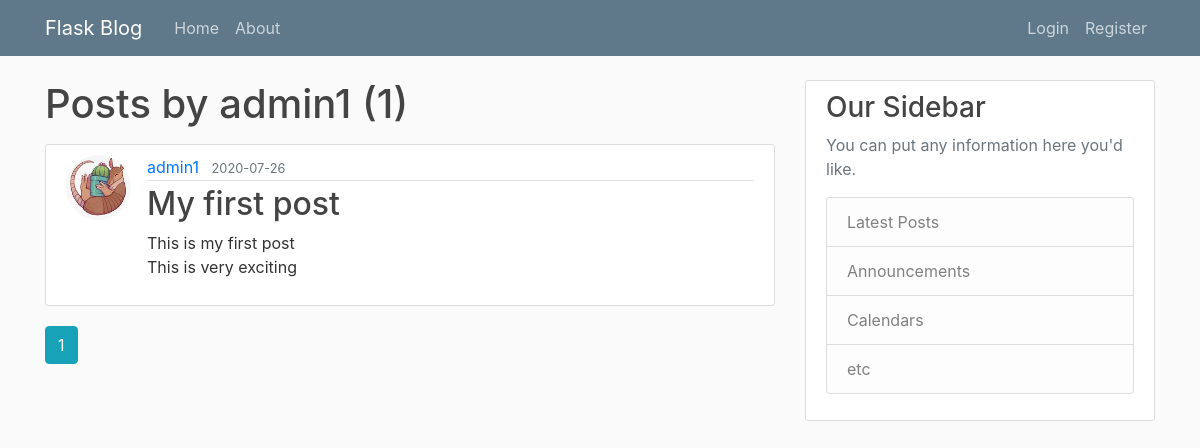
Screenshot of /user/admin1 with the database file from the repository.
### flaskblog/models.py (models this page shows, shortened)
class User(db.Model, UserMixin):
    id = db.Column(db.Integer, primary_key=True, nullable=False)
    username = db.Column(db.String(20), unique=True, nullable=False)
    email = db.Column(db.String(120), unique=True, nullable=False)
    image_file = db.Column(db.String(20), nullable=False, default='default.jpg')
    password = db.Column(db.String(60), nullable=False)
    posts = db.relationship('Post', backref='author', lazy=True)

class Post(db.Model):
    id = db.Column(db.Integer, primary_key=True, nullable=False)
    title = db.Column(db.String(100), nullable=False)
    date_posted = db.Column(db.DateTime, nullable=False, default=datetime.utcnow)
    content = db.Column(db.Text, nullable=False)
    user_id = db.Column(db.Integer, db.ForeignKey('user.id'), nullable=False)

### flaskblog/users/routes.py (the view)
@users.route("/user/<string:username>")
def user_posts(username):
    page = request.args.get('page', 1, type=int)
    user = User.query.filter_by(username=username).first_or_404()
    posts = Post.query.filter_by(author=user)\
        .order_by(Post.date_posted.desc())\
        .paginate(page=page, per_page=5)
    return render_template("user_posts.html", posts=posts, user=user)

### flaskblog/templates/user_posts.html
{% extends "layout.html" %}
{% block content %}
    <h1 class="mb-3">Posts by {{ user.username }} ({{ posts.total }})</h1>
    {% for post in posts.items %}
        <article class="media content-section">
            <img src="{{ url_for('static', filename='profile_pics/' + post.author.image_file) }}" class="rounded-circle article-img" alt="">
            <div class="media-body">
            <div class="article-metadata">
                <a class="mr-2" href="{{ url_for('users.user_posts', username=post.author.username) }}">{{ post.author.username }}</a>
                <small class="text-muted">{{ post.date_posted.strftime('%Y-%m-%d') }}</small>
            </div>
            <h2><a class="article-title" href="{{ url_for('posts.post', post_id=post.id) }}">{{ post.title }}</a></h2>
            <p class="article-content">{{ post.content }}</p>
            </div>
        </article>
    {% endfor %}
    {% for page_num in posts.iter_pages(left_edge=1, right_edge=1, left_current=1, right_current=2) %}
        {% if page_num %}
            {% if posts.page == page_num %}
                <a class="btn btn-info mb-4" href="{{ url_for('users.user_posts', username=user.username, page=page_num) }}">{{ page_num }}</a>
            {% else %}
                <a class="btn btn-outline-info mb-4" href="{{ url_for('users.user_posts', username=user.username, page=page_num) }}">{{ page_num }}</a>
            {% endif %}
        {% else %}
            ...
        {% endif %}
    {% endfor %}
{% endblock content %}

### flaskblog/static/main.css (style rules this page uses)
body { background: #fafafa; color: #333333; margin-top: 5rem; }
h1, h2, h3, h4, h5, h6 { color: #444444; }
.content-section { background: #ffffff; padding: 10px 20px; border: 1px solid #dddddd; border-radius: 3px; margin-bottom: 20px; }
.article-title { color: #444444; }
.article-content { white-space: pre-line; }
.article-img { height: 65px; width: 65px; margin-right: 16px; }
.article-metadata { padding-bottom: 1px; margin-bottom: 4px; border-bottom: 1px solid #e3e3e3 }

### rows the page displays
User: username "admin1"
Post: image_file (picture), author.username "admin1", date_posted "2020-07-26", title "My first post", content "This is my first post This is very exciting"

### other values shown
{{ posts.total }} "1"
{{ page_num }} "1"
